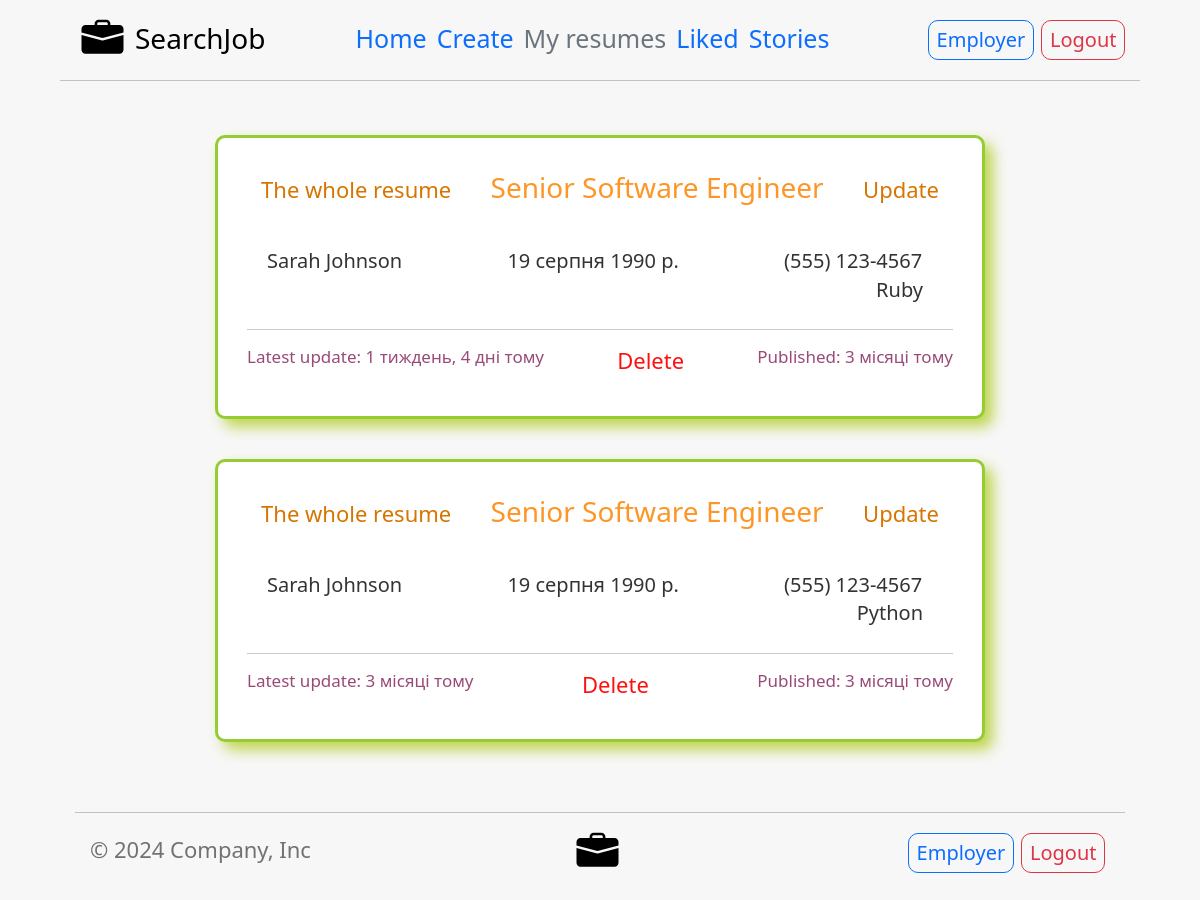
The page /employee/resumes/ (signed in) on the database its author committed.
### employee/models.py (models this page shows, shortened)
class EmployeeModel(models.Model):
    name = models.CharField(max_length=40, default='')
    birth = models.DateField(default='', max_length=10)
    address = models.CharField(max_length=50)
    phone_number = models.CharField(max_length=20)
    link_to_own_website = models.URLField(default='', null=True, blank=True)
    linkedin = models.URLField(default='', null=True, blank=True)
    github = models.URLField(default='', null=True, blank=True)
    email = models.EmailField(max_length=40)
    image = models.ImageField(null=True, blank=True,
                              width_field='width_field',
                              height_field='height_field',
                              upload_to=get_path_to_img)
    height_field = models.IntegerField(default=0)
    width_field = models.IntegerField(default=0)
    description_about_yourself = models.TextField(default='')
    level_of_english = models.CharField(max_length=30, choices=level_of_eng(), default=level_of_eng()[4][0])
    education = models.TextField(default='')
    hard_skills = models.TextField(default='')
    work_experience = models.TextField(default='')
    main_programming_language = models.CharField(max_length=15, choices=programming_languages(),
                                                 default=programming_languages()[11][0])
    soft_skills = models.TextField(default='')
    desired_salary = models.PositiveSmallIntegerField(default='500')
    additional_files = models.FileField(default='', null=True, blank=True)
    timestamp = models.DateTimeField(auto_now_add=True)
    update = models.DateTimeField(auto_now=True)
    type_of_job = models.CharField(max_length=50, choices=type_of_job(), default=type_of_job()[0][0])
    user = models.ForeignKey(
        settings.AUTH_USER_MODEL,
        default=1,
        on_delete=models.PROTECT
    )
    class Meta:
        ordering = ('-timestamp', 'name')
        verbose_name = 'Resume'
        verbose_name_plural = 'Resumes'
    def get_url_to_resume(self):
        return f'/employee/update/{self.id}/'
    def get_url_to_whole_resume(self):
        return f'/{settings.USER_SIDE}/resume/{self.id}/'

### employee/views.py (the view)
# urls.py: path('resumes/', own_resumes, name='resumes'),
def own_resumes(request):
    queryset = [resume for resume in EmployeeModel.objects.all() if resume.user == request.user]
    context = {
        'resumes': queryset,
        'count_of_resumes': len(queryset),
        'current_year': get_current_year()
    }
    return render(request, 'employee/own_resumes.html', context)

### additional_functions/additional.py (called while the page is built)
def get_current_year():
    current_date = datetime.datetime.now()
    return current_date.year

### templates/employee/own_resumes.html (shortened to what this page needs)
{% extends 'employee/base_employee_block.html' %}
{% block add_in_nav %}
    <ul class="nav col-12 col-md-6 me-lg-auto mb-2 justify-content-center mb-md-0" style="font-size: 25px;">
        <li><a href="{% url 'employee:home-employee' %}" class="nav-link px-2">Home</a></li>
        <li><a href="{% url 'employee:create' %}" class="nav-link px-2">Create</a></li>
        <li><a href="{% url 'employee:resumes' %}" class="nav-link px-2 link-secondary">My resumes</a></li>
        <li><a href="{% url 'employee:liked' %}" class="nav-link px-2">Liked</a></li>
        <li><a href="{% url 'story:home-story' %}" class="nav-link px-2">Stories</a></li>
    </ul>
    {% include 'employee/login_in_nav.html' %}
{% endblock add_in_nav %}
{% block main_content %}
    <div class="col-sm-8 col-sm-offset-2" style="margin-top: 50px; margin-bottom: 20px;">
        {% for resume in resumes %}
            <div class="row">
                <div class="col-sm-20" style="margin-bottom: 20px;">
                    <div class="thumbnail" style="border-radius: 10px; border: 3px solid rgba(130,196,15,0.85); box-shadow: 8px 8px 14px rgba(188,211,68,0.92);">
                        <div class="caption" style="padding: 25px;">
                            <div style="display: flex; justify-content: space-between;">
                                <div style="margin-left: 2%; margin-top: 7px;">
                                    <a href="{{ resume.get_url_to_whole_resume }}" style="text-decoration: none; font-size: 22px; color: #d77500; font-weight: 500;">The whole resume</a>
                                </div>
                                <div style="margin-bottom: 10px;">
                                    <p style="text-align: center; font-size: 28px; font-weight: 500; color: #fd9626">{{ resume.type_of_job }}</p>
                                </div>
                                <div style="margin-right: 2%; margin-top: 7px;">
                                    <a href="{{ resume.get_url_to_resume }}" style="text-decoration: none; font-size: 22px; color: #d77500; font-weight: 500;">Update</a>
                                </div>
                            </div>
                            <p style="width: 100%; overflow: hidden; margin-top: 20px; font-weight: 400; font-size: 20px; margin-left: 20px;">
                                <span style="padding-right: 100px;">{{ resume.name }}</span>
                                <span style="padding-right: 100px;">{{ resume.birth }}</span>
                                <span>{{ resume.phone_number }}</span>
                                <span style="float: right; margin-bottom: 15px; margin-right: 50px; font-weight: 500;">{{ resume.main_programming_language }}</span>
                            </p>
                            <hr>
                            <p style="display: flex; justify-content: space-between; font-size: 17px; margin-top: 15px; color: rgba(119,13,72,0.75)">
                                <span>Latest update: {{ resume.update|timesince }} тому</span>
                                <a href="{% url 'employee:delete' resume.id %}" style="text-decoration: none; font-size: 22px; color: #ff1010; font-weight: 500; ">Delete</a>
                                <span>Published: {{ resume.timestamp|timesince }} тому</span>
                            </p>
                        </div>
                    </div>
                </div>
            </div>
        {% endfor %}
    </div>
{% endblock main_content %}

### rows shown on the page
EmployeeModel: type_of_job "Senior Software Engineer", name "Sarah Johnson", birth "19 серпня 1990 р.", phone_number "(555) 123-4567", main_programming_language "Ruby", update "1 тиждень, 4 дні", timestamp "3 місяці"
EmployeeModel: type_of_job "Senior Software Engineer", name "Sarah Johnson", birth "19 серпня 1990 р.", phone_number "(555) 123-4567", main_programming_language "Python", update "3 місяці", timestamp "3 місяці"

### other values the page prints
{{ current_year }} "2024"
